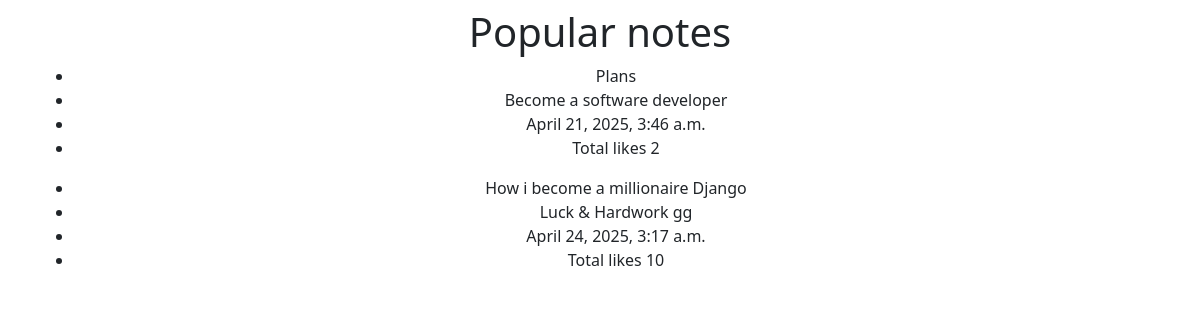
/smart/notes/popular, run on an earlier commit of the app's database.
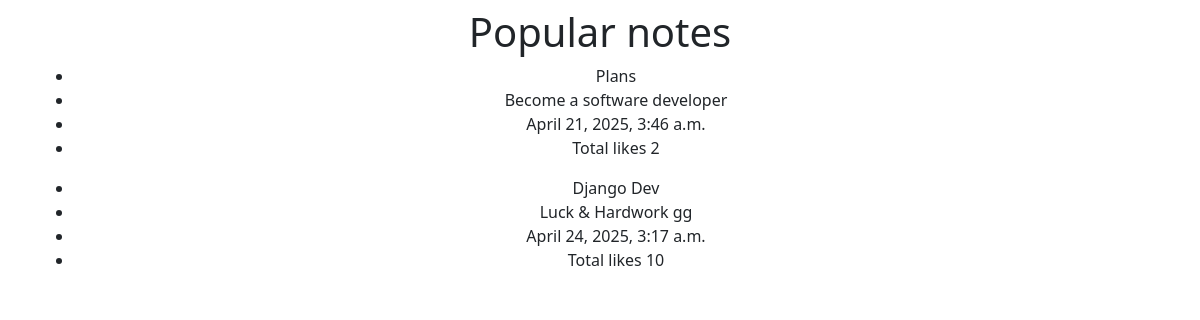
And on a later commit of the database.
### notes/models.py (models this page shows, shortened)
class Notes(models.Model):
    title = models.CharField(max_length=255)
    text = models.TextField()
    likes = models.IntegerField(default=0)
    created_at = models.DateTimeField(auto_now_add=True)
    class Meta:
        verbose_name_plural = 'notes'

### notes/views.py (the view)
# urls.py: path('notes/popular', views.PopularNotesView.as_view()),
class PopularNotesView(ListView):
    model = Notes
    context_object_name = "popular_notes"
    template_name = "notes/popular_notes.html"
    queryset = Notes.objects.filter(likes__gt=1)

### notes/templates/notes/popular_notes.html (shortened to what this page needs)
{% extends "base.html" %}
{% block content %}
    <h1>Popular notes</h1>
    {% for note in popular_notes %}
    <ul>
        <li>{{ note.title }}</li>
        <li>{{ note.text }}</li>
        <li>{{ note.created_at }}</li>
        <li>Total likes {{ note.likes }}</li>
    </ul>
    {% endfor %}
{% endblock %}

What changed in the data, as far as the page shows it:
changed Notes "Luck & Hardwork gg": title "How i become a millionaire Django" → "Django Dev"
